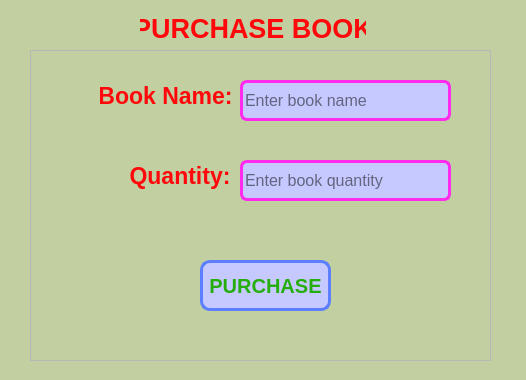
<?xml version="1.0" encoding="UTF-8"?>
<ui version="4.0">
 <class>PurchaseDialog</class>
 <widget class="QDialog" name="PurchaseDialog">
  <property name="geometry">
   <rect>
    <x>0</x>
    <y>0</y>
    <width>526</width>
    <height>380</height>
   </rect>
  </property>
  <property name="windowTitle">
   <string>Dialog</string>
  </property>
  <property name="styleSheet">
   <string notr="true">QDialog{
	background-color: rgb(193, 207, 161);
}</string>
  </property>
  <widget class="QLabel" name="label">
   <property name="geometry">
    <rect>
     <x>140</x>
     <y>10</y>
     <width>226</width>
     <height>36</height>
    </rect>
   </property>
   <property name="font">
    <font>
     <pointsize>20</pointsize>
     <bold>true</bold>
    </font>
   </property>
   <property name="styleSheet">
    <string notr="true">color: rgb(255, 8, 12);</string>
   </property>
   <property name="text">
    <string>PURCHASE BOOK</string>
   </property>
   <property name="alignment">
    <set>Qt::AlignmentFlag::AlignCenter</set>
   </property>
  </widget>
  <widget class="QFrame" name="frame">
   <property name="geometry">
    <rect>
     <x>30</x>
     <y>50</y>
     <width>461</width>
     <height>311</height>
    </rect>
   </property>
   <property name="frameShape">
    <enum>QFrame::Shape::StyledPanel</enum>
   </property>
   <property name="frameShadow">
    <enum>QFrame::Shadow::Raised</enum>
   </property>
   <widget class="QLabel" name="label_2">
    <property name="geometry">
     <rect>
      <x>70</x>
      <y>30</y>
      <width>131</width>
      <height>31</height>
     </rect>
    </property>
    <property name="font">
     <font>
      <pointsize>17</pointsize>
      <bold>true</bold>
     </font>
    </property>
    <property name="styleSheet">
     <string notr="true">color: rgb(255, 8, 12);</string>
    </property>
    <property name="text">
     <string>Book Name:</string>
    </property>
    <property name="alignment">
     <set>Qt::AlignmentFlag::AlignCenter</set>
    </property>
   </widget>
   <widget class="QLabel" name="label_3">
    <property name="geometry">
     <rect>
      <x>100</x>
      <y>110</y>
      <width>100</width>
      <height>31</height>
     </rect>
    </property>
    <property name="font">
     <font>
      <pointsize>17</pointsize>
      <bold>true</bold>
     </font>
    </property>
    <property name="styleSheet">
     <string notr="true">color: rgb(255, 8, 12);</string>
    </property>
    <property name="text">
     <string>Quantity:</string>
    </property>
    <property name="alignment">
     <set>Qt::AlignmentFlag::AlignCenter</set>
    </property>
   </widget>
   <widget class="QLineEdit" name="Purchase_BookName_lineEdit">
    <property name="geometry">
     <rect>
      <x>210</x>
      <y>30</y>
      <width>211</width>
      <height>41</height>
     </rect>
    </property>
    <property name="font">
     <font>
      <pointsize>12</pointsize>
     </font>
    </property>
    <property name="styleSheet">
     <string notr="true">QLineEdit{
	background-color: rgb(198, 201, 255);
	border: 3px solid #ff2bed;
	border-radius: 7px;

}</string>
    </property>
    <property name="placeholderText">
     <string>Enter book name</string>
    </property>
   </widget>
   <widget class="QLineEdit" name="BookQuantity_lineEdit">
    <property name="geometry">
     <rect>
      <x>210</x>
      <y>110</y>
      <width>211</width>
      <height>41</height>
     </rect>
    </property>
    <property name="font">
     <font>
      <pointsize>12</pointsize>
     </font>
    </property>
    <property name="styleSheet">
     <string notr="true">QLineEdit{
	background-color: rgb(198, 201, 255);
	border: 3px solid #ff2bed;
	border-radius: 7px;

}</string>
    </property>
    <property name="placeholderText">
     <string>Enter book quantity</string>
    </property>
   </widget>
   <widget class="QPushButton" name="Purchase_Book_Button">
    <property name="geometry">
     <rect>
      <x>170</x>
      <y>210</y>
      <width>131</width>
      <height>51</height>
     </rect>
    </property>
    <property name="font">
     <font>
      <pointsize>15</pointsize>
      <bold>true</bold>
     </font>
    </property>
    <property name="styleSheet">
     <string notr="true">QPushButton{
	background-color: rgb(198, 201, 255);
color: rgb(38, 173, 14);
border-radius: 10px;
border: 3px solid #5c7fff;
}

QPushButton:hover{
	background-color: rgb(101, 134, 255);
	color: rgb(255, 123, 215)
border-radius: 10px;
border:5px solid #ff582e;

}

QPushButton:pressed{
	background-color: rgb(125, 255, 227);
	background-color: rgb(255, 123, 174);
border-radius: 10px;
border: 5px solid  rgb(0, 0, 127);
}
</string>
    </property>
    <property name="text">
     <string>PURCHASE</string>
    </property>
   </widget>
  </widget>
 </widget>
 <resources/>
 <connections/>
</ui>
